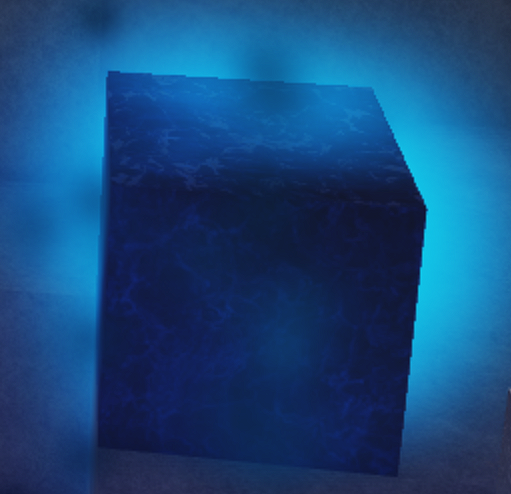
#> input picture study/python/block.png, 511 x 494 px
$ python remapping.py
#> lines starting #> are read from the running program, lines starting #| are printed output that depends on the picture
#> further down, src is the input picture: shape (494, 511, 3); mean B, G, R 122.5, 71.6, 22.5
from __future__ import print_function
import cv2 as cv
import numpy as np
import argparse

def update_map(ind, map_x, map_y):
#> called with ind = 0
    if ind == 0:
        for i in range(map_x.shape[0]):
            for j in range(map_x.shape[1]):
                if j > map_x.shape[1] * 0.25 and j < map_x.shape[1] * 0.75 and i > map_x.shape[0] * 0.25 and i < map_x.shape[0] * 0.75:
                    map_x[i, j] = 2 * (j - map_x.shape[1] * 0.25) + 0.5
                    map_y[i, j] = 2 * (i - map_y.shape[0] * 0.25) + 0.5
                else:
                    map_x[i, j] = 0
                    map_y[i, j] = 0
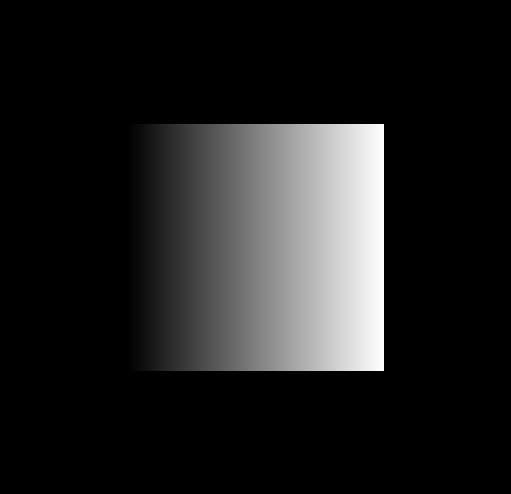
#> map_x: shape (494, 511) float32; min 0, max 511, mean 64.1; drawn with min black and max white
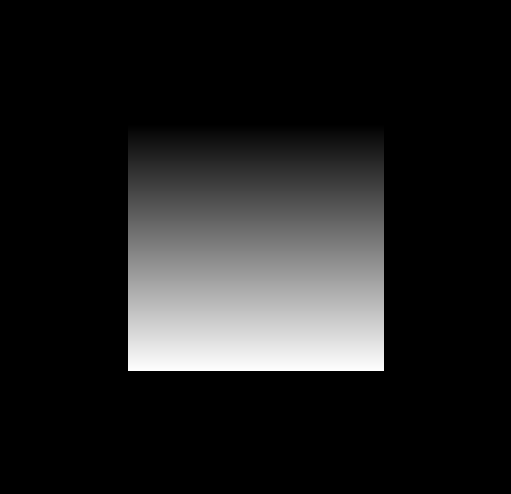
#> map_y: shape (494, 511) float32; min 0, max 493.5, mean 62; drawn with min black and max white
    elif ind == 1:
        for i in range(map_x.shape[0]):
            map_x[i, :] = [x for x in range(map_x.shape[1])]
        for j in range(map_y.shape[1]):
            map_y[:, j] = [map_y.shape[0] - y for y in range(map_y.shape[0])]
    elif ind == 2:
        for i in range(map_x.shape[0]):
            map_x[i, :] = [map_x.shape[1] - x for x in range(map_x.shape[1])]
        for j in range(map_y.shape[1]):
            map_y[:, j] = [y for y in range(map_y.shape[0])]
    elif ind == 3:
        for i in range(map_x.shape[0]):
            map_x[i, :] = [map_x.shape[1] - x for x in range(map_x.shape[1])]
        for j in range(map_y.shape[1]):
            map_y[:, j] = [map_y.shape[0] - y for y in range(map_y.shape[0])]

parser = argparse.ArgumentParser(description='Code for Remapping tutorial.')
parser.add_argument('--input', help='Path to input image.', default='block.png')
args = parser.parse_args()
src = cv.imread(cv.samples.findFile(args.input), cv.IMREAD_COLOR)

if src is None:
    print('Could not open or find the image: ', args.input)
    exit(0)

map_x = np.zeros((src.shape[0], src.shape[1]), dtype=np.float32)
map_y = np.zeros((src.shape[0], src.shape[1]), dtype=np.float32)
window_name = 'Remap demo'
cv.namedWindow(window_name)
ind = 0

while True:
    update_map(ind, map_x, map_y)
    ind = (ind + 1) % 4
    dst = cv.remap(src, map_x, map_y, cv.INTER_LINEAR)
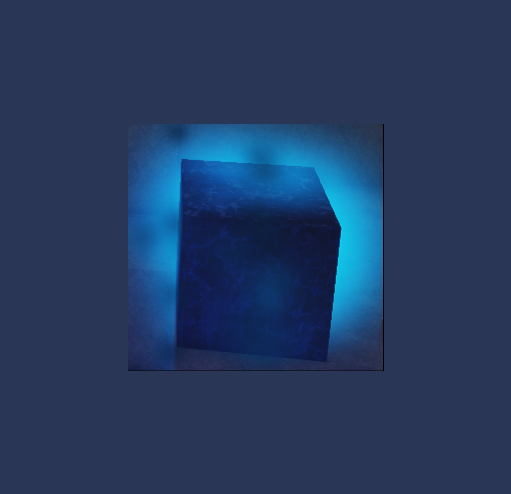
#> dst: shape (494, 511, 3); mean B, G, R 95, 58.4, 36.4
    cv.imshow(window_name, dst)
    c = cv.waitKey(1000)
#> (key Esc is pressed here)

    if c == 27:
        break
